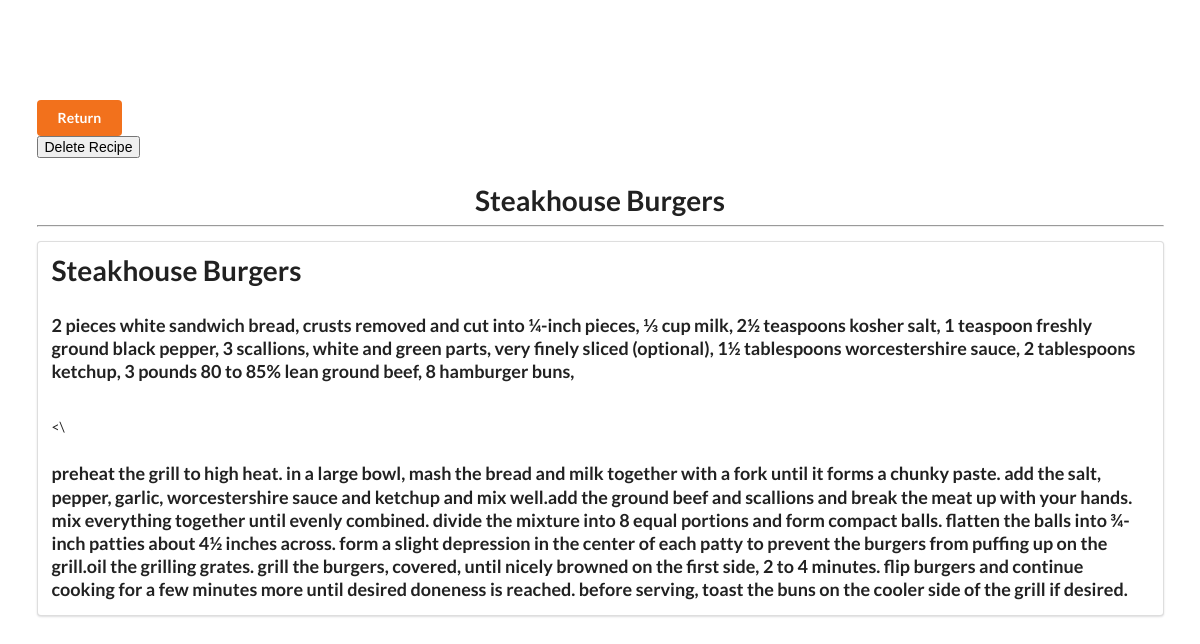
The app's page /view/35 with its own data.
### app.py (models this page shows, shortened)
class Recipe(db.Model):  # create what the recipe database will look like
    id = db.Column(db.Integer, primary_key=True)
    title = db.Column(db.String(100))
    ingredients = db.Column(db.String(500))
    directions = db.Column(db.String(1000))
    tags = db.Column(db.String(100))

### app.py (the view)
@app.get("/view/<int:recipe_id>")
def view(recipe_id):  # view a recipe that a user clicked on
    recipe = db.session.query(Recipe).filter(Recipe.id == recipe_id).first()
    db.session.commit()
    recipe_viewer = f"{recipe.ingredients}\n\n{recipe.directions}"  # print out the recipe
    recipe.title = recipe.title.title()
    return render_template("view_recipe.html", recipe=recipe, recipe_viewer=recipe_viewer)

### templates/view_recipe.html (shortened to what this page needs)
<!DOCTYPE html>
<html lang="en">
<head>
    <link rel="stylesheet" href="https://cdn.jsdelivr.net/npm/semantic-ui@2.4.2/dist/semantic.min.css">
</head>
<body>
    <div style="margin-top: 100px;" class="ui container">
        <a class="ui orange button" href="/">Return</a>
        <form method="POST"
        action="{{ url_for('delete', recipe_id=recipe.id) }}">
    <input type="submit" value="Delete Recipe"
        onclick="return confirm('Are you sure you want to delete this entry?')">
        <h1 class="ui center aligned header">{{ recipe.title }}</h1>
        </form>
        <hr>
        <div class="ui segment">
            <h1 class="ui big header">{{ recipe.title }}</h1>
            <h3>{{ recipe.ingredients }}</h3>
            <br><\<br>
            <h3>{{ recipe.directions }}</h3>
        </div>
    </div>
</body>
</html>

### records on screen
Recipe: title "Steakhouse Burgers", ingredients "2 pieces white sandwich bread, crusts removed and cut into ¼-inch pieces, ⅓ cup milk, 2½ teaspoons kosher salt, 1 teaspoon freshly ground black pepper, 3 scallions, white and green parts, very finely sliced (optional), 1½ tablespoons worcestershire sauce, 2 tablespoons ketchup, 3 pounds 80 to 85% lean ground beef, 8 hamburger buns,", directions "preheat the grill to high heat. in a large bowl, mash the bread and milk together with a fork until it forms a chunky paste. add the salt, pepper, garlic, worcestershire sauce and ketchup and mix well.add the ground beef and scallions and break the meat up with your hands. mix everything together until evenly combined. divide the mixture into 8 equal portions and form compact balls. flatten the balls into ¾-inch patties about 4½ inches across. form a slight depression in the center of each patty to prevent the burgers from puffing up on the grill.oil the grilling grates. grill the burgers, covered, until nicely browned on the first side, 2 to 4 minutes. flip burgers and continue cooking for…"
